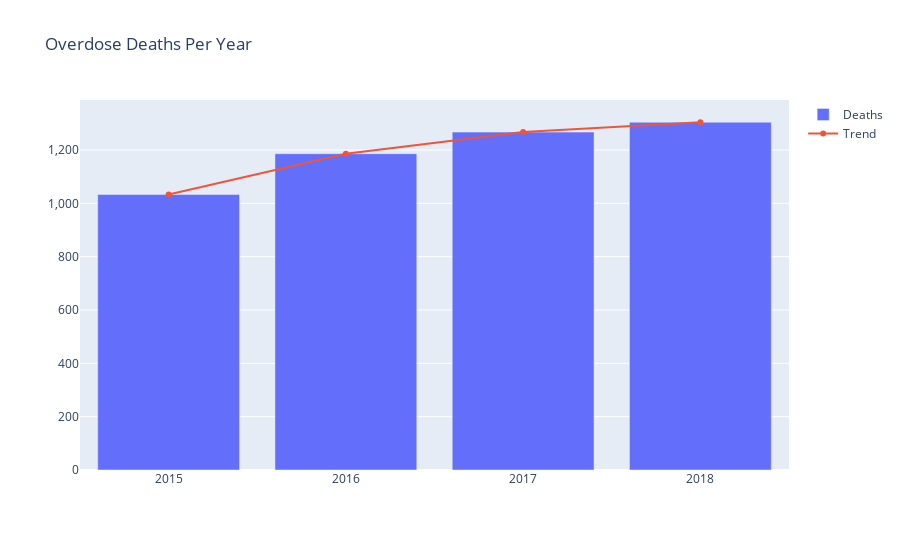

Notebook code cell kept with this figure:
### Code cell
import plotly.graph_objects as go

fig = go.Figure()
fig.add_bar(x=overdose_deaths_sorted["year"], y=overdose_deaths_sorted["total_od"], name="Deaths")
fig.add_scatter(x=overdose_deaths_sorted["year"], y=overdose_deaths_sorted["total_od"], mode="lines+markers", name="Trend")

fig.update_layout(
    title="Overdose Deaths Per Year",
    yaxis_tickformat=",",
    height=550
)
fig.update_xaxes(type="category")
fig.show()

### Figure 1 — Plotly figure (JSON) as saved in the notebook; plotly's stock layout.template omitted (floating-point values rounded to 4 significant figures)
{"data": [{"name": "Deaths", "type": "bar", "x": [2015, 2016, 2017, 2018], "y": [1033, 1186, 1267, 1304]}, {"mode": "lines+markers", "name": "Trend", "type": "scatter", "x": [2015, 2016, 2017, 2018], "y": [1033, 1186, 1267, 1304]}], "layout": {"height": 550, "title": {"text": "Overdose Deaths Per Year"}, "xaxis": {"type": "category"}, "yaxis": {"tickformat": ","}}}
